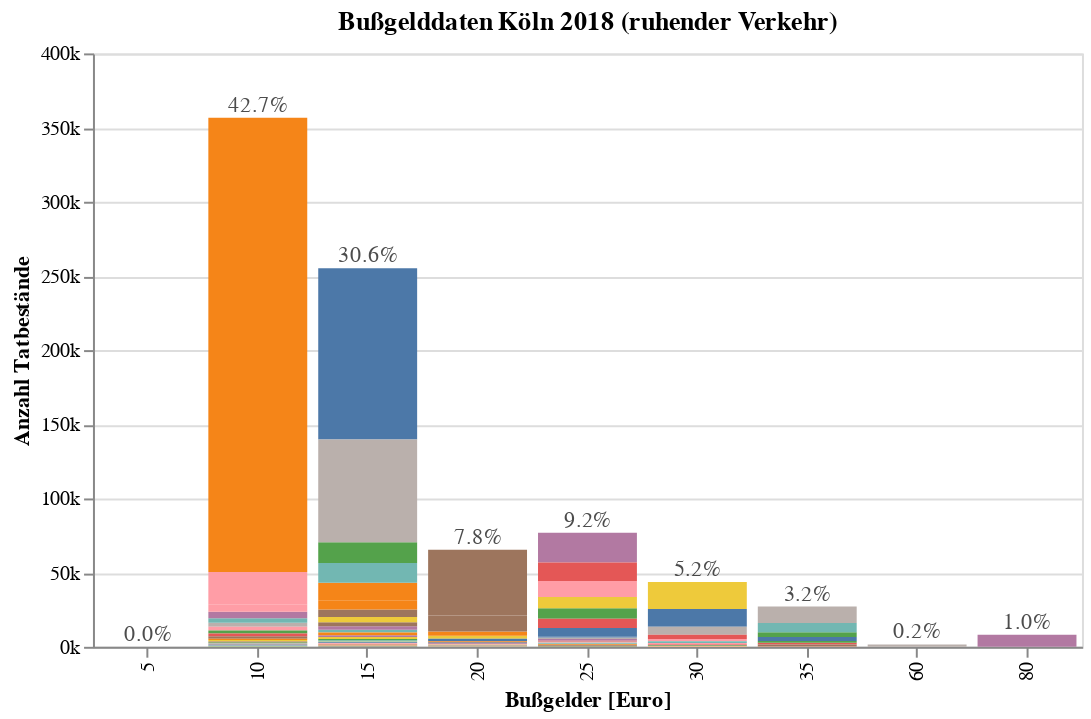

Notebook source saved alongside this figure:
### Code cell
import altair as alt

source = res.sort_values('Euro')

chart= alt.Chart(source).mark_bar().encode(
    #x='Euro:O',
    #y='sum(Anzahl):Q',
    x=alt.X('Euro:O',title='Bußgelder [Euro]'),
    y=alt.Y('sum(Anzahl):Q',title='Anzahl Tatbestände', axis=alt.Axis(format='~s')),
    #y=alt.Y('sum(Anzahl):Q',title='Anzahl Tatbestände'),

    color=alt.Color('Rang:N', legend=None, sort="descending"),
    tooltip=['Tatbestandstext','Anzahl','Rang']
).interactive().properties(width=500, title='Bußgelddaten Köln 2018 (ruhender Verkehr)')


## Configure text
text=alt.Chart(source).mark_text(
                        color='black', 
                        baseline='top', 
                        opacity=0.7,
                        dy=-12
                        ).encode(
                            #text='sum(rel):Q',
                            text=alt.Text('sum(rel):Q',format='.1%'),
                            x='Euro:O',
                            y='sum(Anzahl):Q'
                            )

#.format(",.2r")

(chart+text).save('bussgelder_koeln_parken.html')
chart+text

### Figure 1 — Vega-Lite specification as saved in the notebook (floating-point values rounded to 4 significant figures; data arrays with more than 128 entries replaced by an {"elided": "..."} marker saying what was removed)
{"config": {"view": {"continuousWidth": 400, "continuousHeight": 300}}, "layer": [{"mark": "bar", "encoding": {"color": {"type": "nominal", "field": "Rang", "legend": null, "sort": "descending"}, "tooltip": [{"type": "nominal", "field": "Tatbestandstext"}, {"type": "quantitative", "field": "Anzahl"}, {"type": "quantitative", "field": "Rang"}], "x": {"type": "ordinal", "field": "Euro", "title": "Bußgelder [Euro]"}, "y": {"type": "quantitative", "aggregate": "sum", "axis": {"format": "~s"}, "field": "Anzahl", "title": "Anzahl Tatbestände"}}, "selection": {"selector004": {"type": "interval", "bind": "scales", "encodings": ["x", "y"]}}, "title": "Bußgelddaten Köln 2018 (ruhender Verkehr)", "width": 500}, {"mark": {"type": "text", "baseline": "top", "color": "black", "dy": -12, "opacity": 0.7}, "encoding": {"text": {"type": "quantitative", "aggregate": "sum", "field": "rel", "format": ".1%"}, "x": {"type": "ordinal", "field": "Euro"}, "y": {"type": "quantitative", "aggregate": "sum", "field": "Anzahl"}}}], "data": {"name": "data-2b68ccf4a06381e9bd9a5517084e1297"}, "$schema": "https://vega.github.io/schema/vega-lite/v4.0.0.json", "datasets": {"data-2b68ccf4a06381e9bd9a5517084e1297": {"elided": "232 records"}}}
